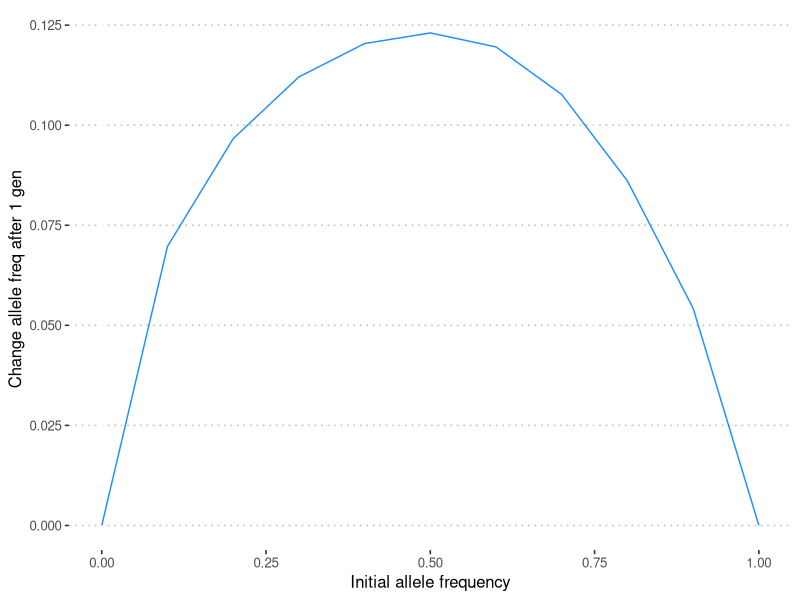
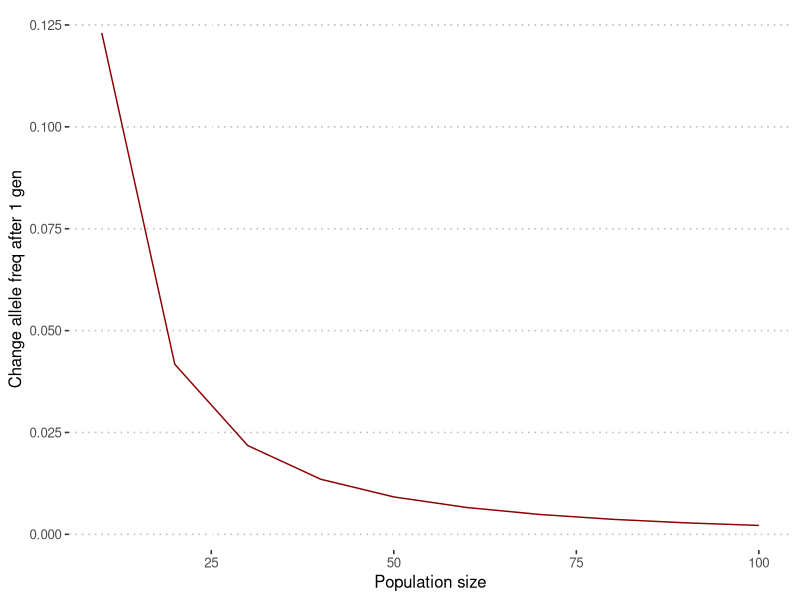
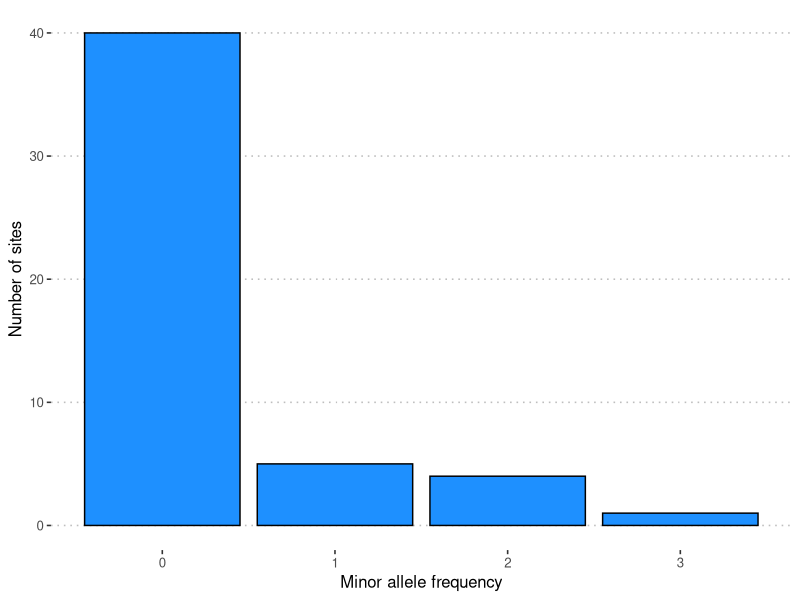
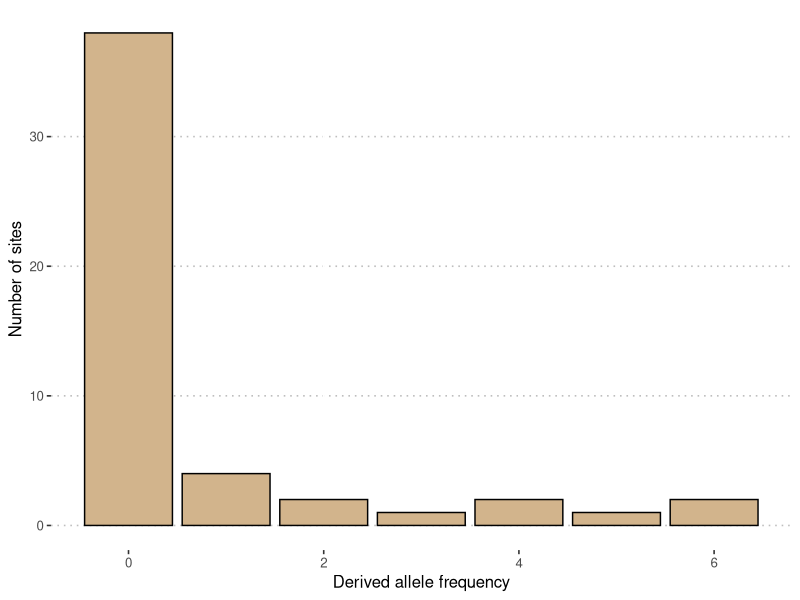
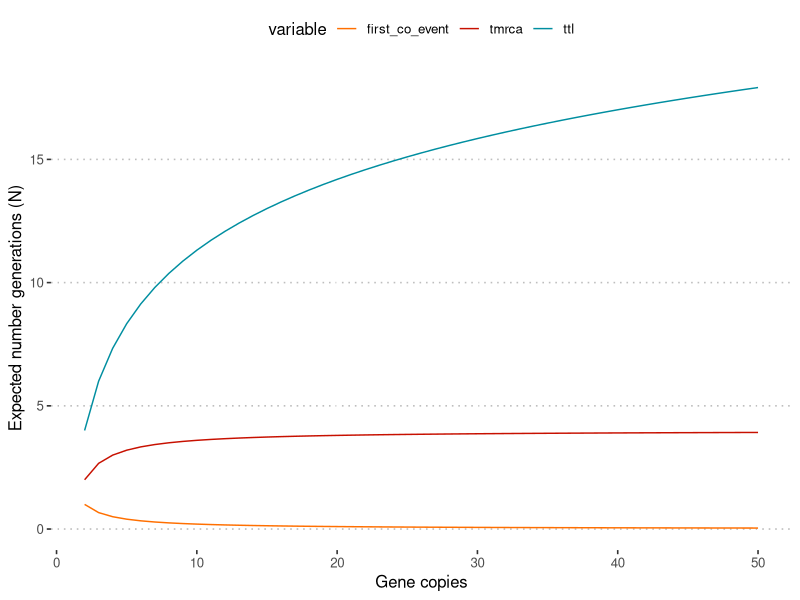

These figures' R source, in order:
## ---- chunk 1
knitr::opts_chunk$set(echo = TRUE)
## ---- chunk 2

expected <- function(init_allele_freq, pop_size, delta_allele_freq){
  
  num_delta_alleles <- pop_size * delta_allele_freq
  num_init_alleles <- pop_size * init_allele_freq
  routes <- num_init_alleles + c(-1*num_delta_alleles, num_delta_alleles)
  routes <- unique(routes[routes >= 0])  # remove negative values since not possible
  sum(mapply(dbinom, routes, pop_size, init_allele_freq))
  
}
## ---- chunk 3
expected_change <- function(init_allele_freq, pop_size){
  
  magnitudes <- seq(0, 1-init_allele_freq, 0.1)
  sum(mapply(expected, init_allele_freq, pop_size, magnitudes) * magnitudes)

}
## ---- chunk 4
library(ggplot2)
library(ggpubr)

df.a <- data.frame(init_allele_freq=seq(0, 1, 0.1), pop_size=10)
df.a$delta_allele_freq <- mapply(expected_change, df.a$init_allele_freq, df.a$pop_size)
ggplot(df.a, aes(x=init_allele_freq, y=delta_allele_freq)) + geom_line(color='dodgerblue') +
      theme_pubclean() + labs(x='Initial allele frequency', y='Change allele freq after 1 gen')
  
## ---- chunk 5
colnames(df.a) <- c('Initial allele frequency', 'Pop size', 'Delta allele freq 1 gen')
knitr::kable(df.a)
## ---- chunk 6
df.b <- data.frame(init_allele_freq=0.5, pop_size=seq(10, 100, 10))
df.b$delta_allele_freq <- mapply(expected_change, df.b$init_allele_freq, df.b$pop_size)
ggplot(df.b, aes(x=pop_size, y=delta_allele_freq)) + geom_line(color='darkred') +
      theme_pubclean() + labs(x='Population size', y='Change allele freq after 1 gen')
## ---- chunk 7
colnames(df.b) <- c('Initial allele frequency', 'Pop size', 'Delta allele freq 1 gen')
knitr::kable(df.b)
## ---- chunk 8

seq.df <- data.frame(
  i1.1=unlist(strsplit('GCTACTTTACCATTCTCAGCGAGACGTAAGATCAGGCCAGATCCACCTCG', '')),
  i1.2=unlist(strsplit('GTTCCTTTAACATTCTCAGCGAGACGTAAGAGCAGGCCAGATCCACCGCC', '')),
  i2.1=unlist(strsplit('GCTCCTTTACCATCCTCAGCGAGACGTAAGATCAGGACAGATCCACCTCG', '')),
  i2.2=unlist(strsplit('GCTACTTTACCATCCTCAGCGACACGTAAGATCAGGCCAGATCCACCTCG', '')),
  i3.1=unlist(strsplit('GCTACTTTACCATCCTCAGCGAGACGTAAGAGCAGGCCAGATCCACCTCC', '')),
  i3.2=unlist(strsplit('GCTACTTTACCATCCTCAGCGAGACGTAGGAGCAGGACAGATCCACCTCG', ''))
)

site_is_segregating <- function(row){
  
  copy1 <- length(unique(unlist(row[seq(1, length(row), 2)]))) == 1
  copy2 <- length(unique(unlist(row[seq(2, length(row), 2)]))) == 1
  if (copy1 & copy2){
    FALSE
  }else{
    TRUE
  }
}

seg_sites <- sum(apply(seq.df, 1, site_is_segregating))

message(paste('Number of segregating sites:', seg_sites))
## ---- chunk 9

pi <- function(seq.df){
  
  comparisons <- combn(1:ncol(seq.df), 2)
  distances <- c()
  for (i in 1:ncol(comparisons)){
    col_a <- comparisons[1, i]
    col_b <- comparisons[2, i]
    num_diffs <- nrow(seq.df) - (sum(seq.df[, col_a] == seq.df[, col_b]))
    distances <- c(distances, num_diffs)
  }

 sum(distances) / ncol(comparisons)
}

pi_genes <- pi(seq.df)
message(paste('Pi =', pi_genes))
## ---- chunk 10
message(paste('Pi per site =', pi_genes / nrow(seq.df)))
message(paste('Number of segregating sites per site:', seg_sites / nrow(seq.df)))
## ---- chunk 11
# number of sites with given minor allele freq, max could be 3 / 6 otherwise
# major allele
# number sites is length of seq

minor_allele_count <- function(row){
  
  # get number of unique alleles need to determine what major / minor allele is
  # if 1 then only 1 allele so minor allele = 09
  row.ul <- as.vector(unlist(row))
  unq.alleles <- unique(row.ul)
  if (length(unq.alleles) == 1){
    0
  }else{
    # should be length 2 if not 1
    allele.a.count <- sum(row.ul == unq.alleles[1])
    allele.b.count <- sum(row.ul == unq.alleles[2])
    # minor allele freq will be the min of these values
    min(allele.a.count, allele.b.count)
  }
}

## ---- chunk 12
seq.df.minor <- seq.df
seq.df.minor$minor <- apply(seq.df, 1, minor_allele_count)

ggplot(seq.df.minor, aes(x=minor)) + geom_bar(fill='dodgerblue', color='black') + 
  theme_pubclean() + labs(x='Minor allele frequency', y='Number of sites')

## ---- chunk 13
# add ancestral seq to df
ancestoral <- 'GCTCCTTTACCATCCTCAGGGACACGTAAGAGCAGGCCAGACCCACCTCC'
seq.df.anc <- seq.df
seq.df.anc$ancestor <- unlist(strsplit(ancestoral, ''))
## ---- chunk 14
derived_allele_freq <- function(row){
  
  # assume ancestral allele is last value
  row.ul <- as.vector(unlist(row))
  ansestoral <- row[length(row)]
  sum(row[1:length(row)-1] != ansestoral)
  
}
## ---- chunk 15

derived <- apply(seq.df.anc, 1, derived_allele_freq)
ggplot(as.data.frame(derived), aes(x=derived))  + geom_bar(fill='tan', color='black') + 
  theme_pubclean() + labs(x='Derived allele frequency', y='Number of sites')
## ---- chunk 16
gene_copies <- 2:50
## ---- chunk 17
co.df <- data.frame(gene_copies=gene_copies)
# E(time to co event ) = 2n / number of gene copies
first_co_event <- function(copies){
  2 / copies
}

co.df$first_co_event <- unlist(lapply(gene_copies, first_co_event))
## ---- chunk 18

tmrca <- function(gene_copies){
  
  vals <- c()
  for (k in 2:gene_copies){
    vals <- c(vals, (2 / ((k*(k-1)) / 2)))
  }
  sum(vals)
}

co.df$tmrca <- unlist(lapply(gene_copies, tmrca))

## ---- chunk 19

ttl <- function(gene_copies){
   vals <- c()
  for (k in 2:gene_copies){
    vals <- c(vals, (2 / ((k*(k-1)) / 2)) * k)
  }
  sum(vals)
}

co.df$ttl <- unlist(lapply(gene_copies, ttl))

## ---- chunk 20
library(reshape2)
library(ggsci)
co.df.melt <- melt(co.df, id.vars="gene_copies")
ggplot(co.df.melt, aes(x=gene_copies, y=value, color=variable)) +
  geom_line() + theme_pubclean() + 
  labs(y='Expected number generations (N)', x='Gene copies') +
  scale_color_discrete(name = "variable", 
                      labels = c("First coalenscent event", "tMRCA", "TTL"),
                      ) +
  scale_color_futurama()

